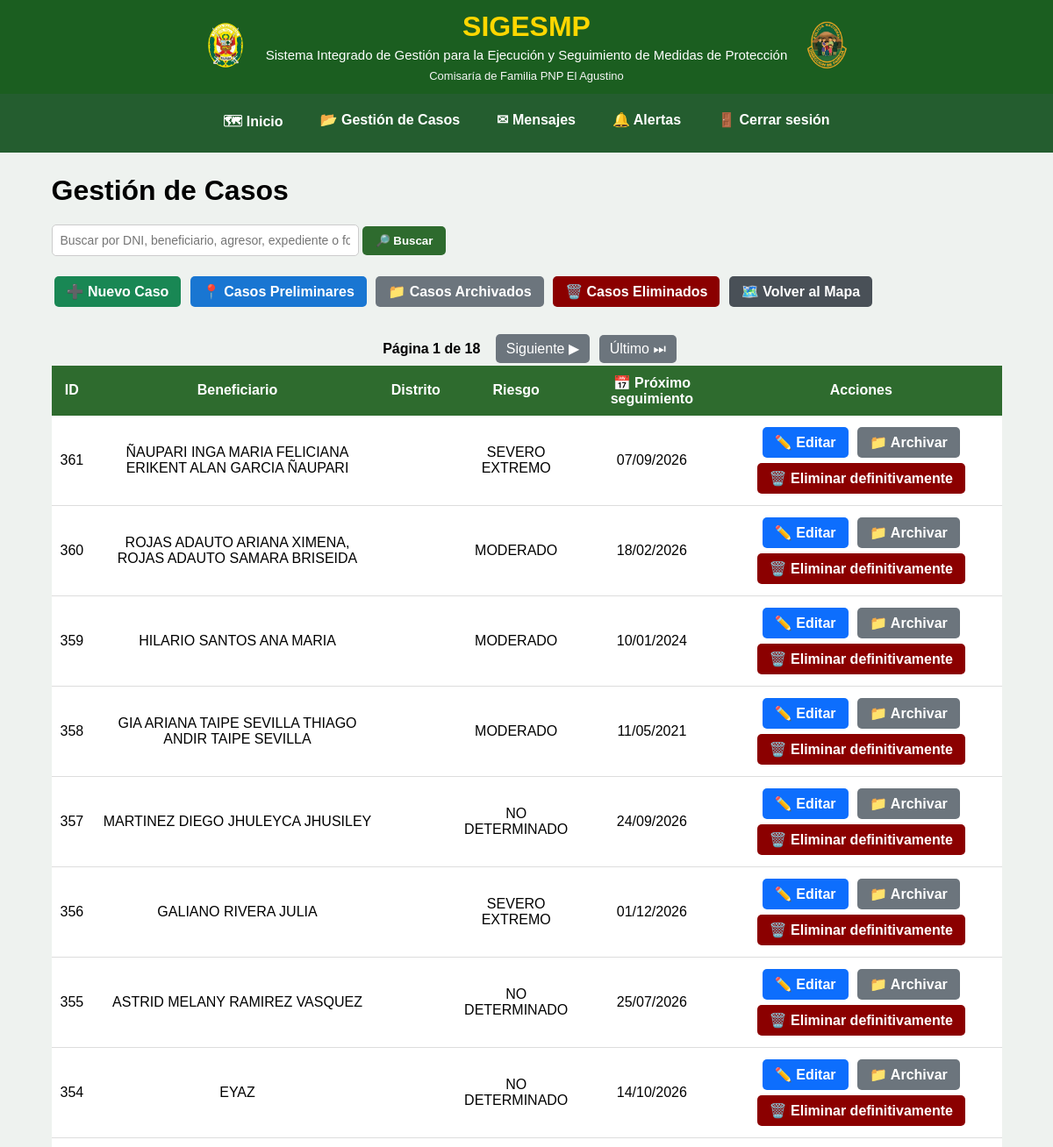
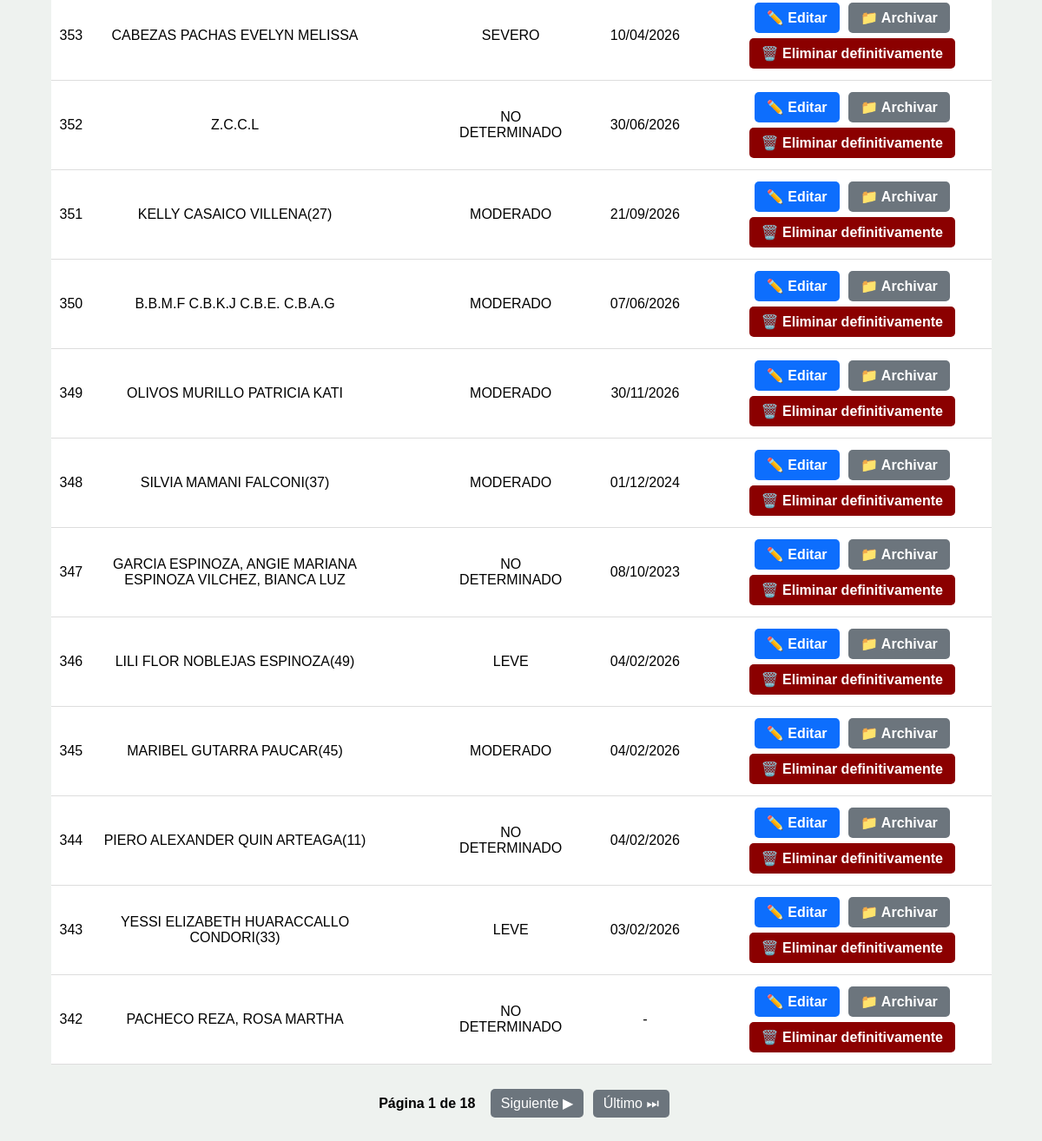
Page /gestion-casos/ (signed in) on the earlier database version (2 pictures, top to bottom).
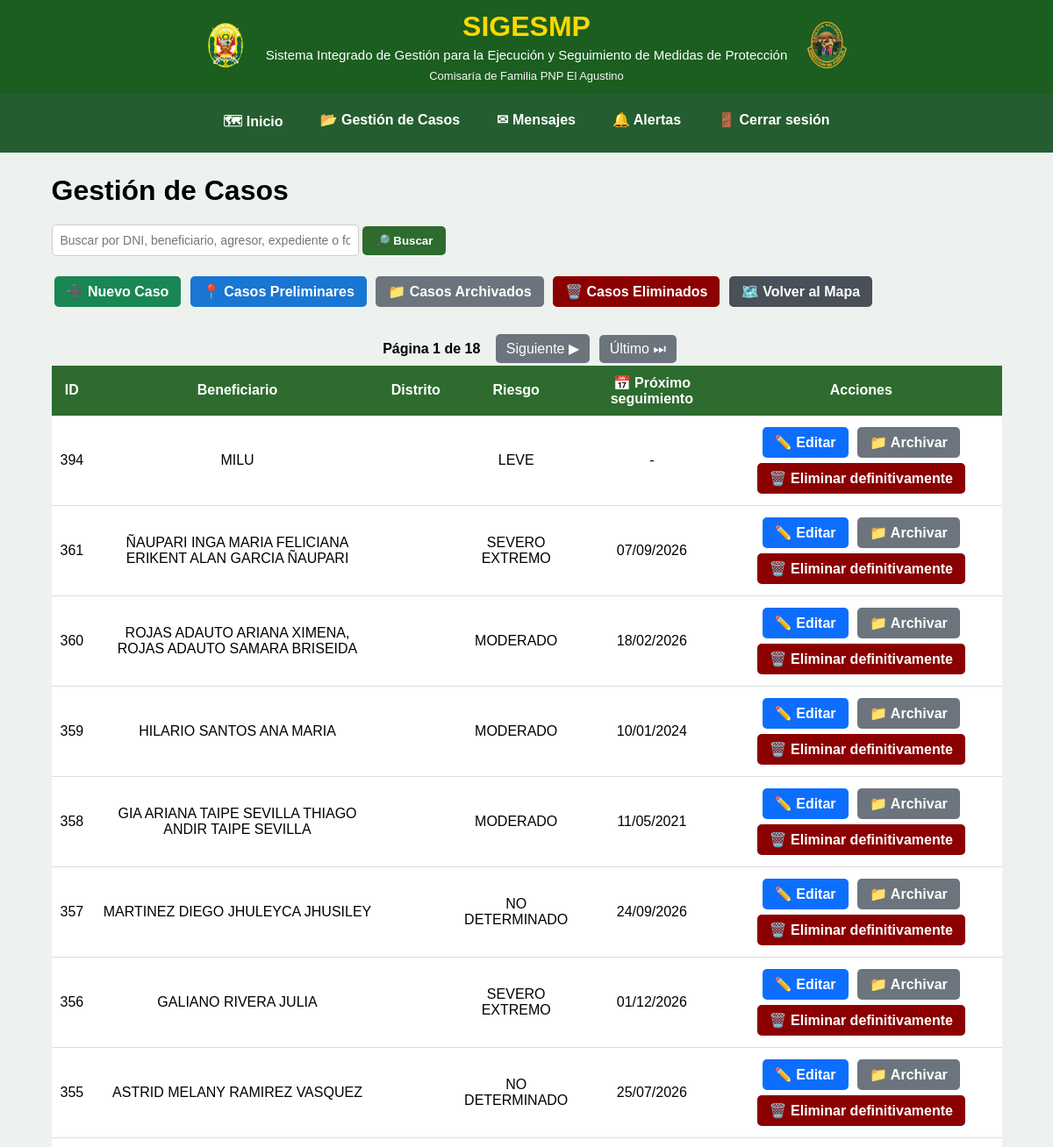
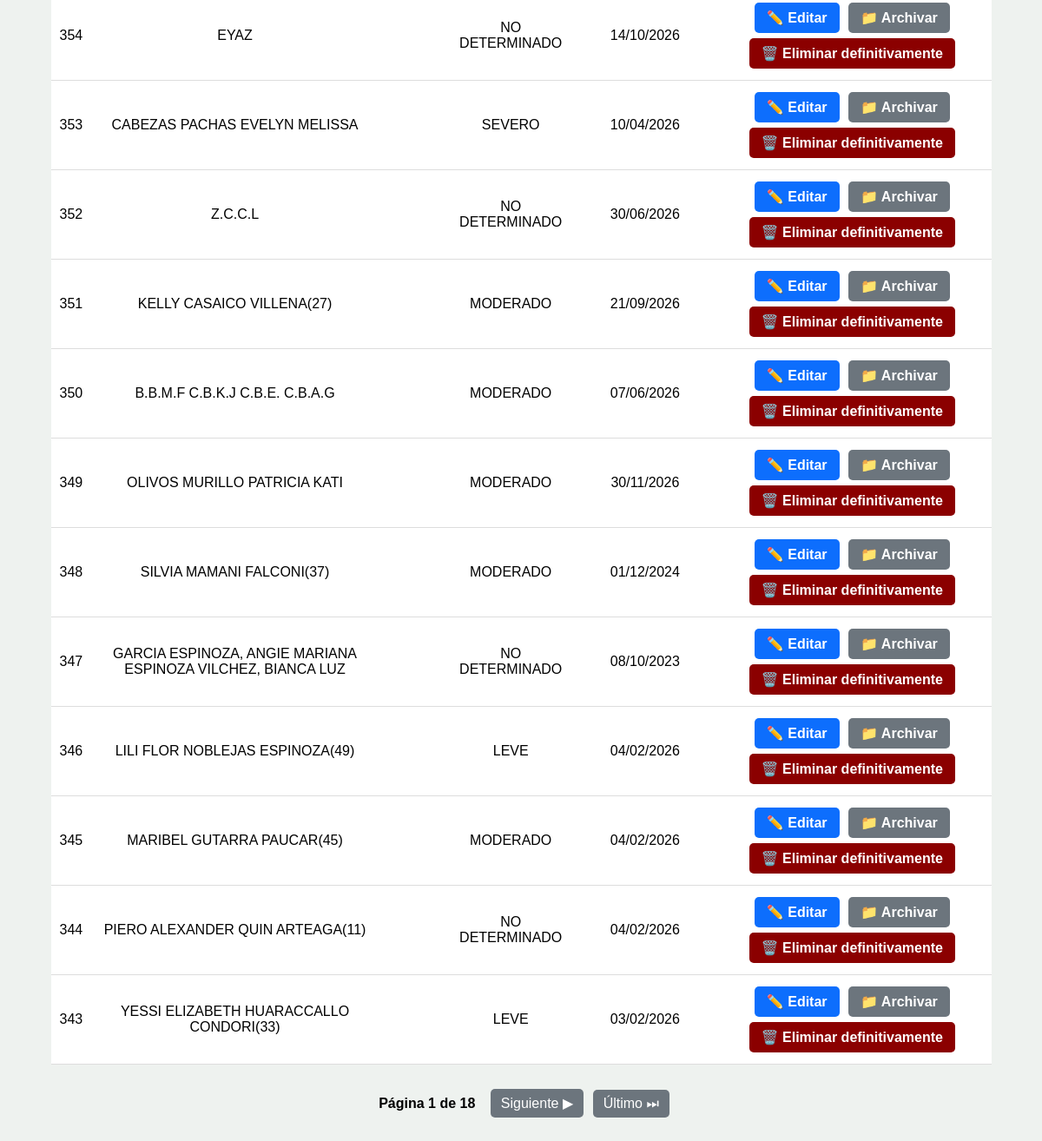
Same page on the later database version (2 pictures, top to bottom).
### mapa/models.py (models this page shows, shortened)
class Caso(models.Model):
    RIESGOS = [
        ("LEVE", "Leve"),
        ("MODERADO", "Moderado"),
        ("SEVERO", "Severo"),
        ("SEVERO EXTREMO", "Severo extremo"),
        ("NO DETERMINADO", "No determinado"),
    ]
    NOTIFICACION = [
        ("PENDIENTE", "Pendiente"),
        ("NOTIFICADO", "Notificado"),
    ]
    TIPO_VIOLENCIA = [
        ("FISICA", "Física"),
        ("PSICOLOGICA", "Psicológica"),
        ("SEXUAL", "Sexual"),
        ("ECONOMICA", "Económica o Patrimonial"),
    ]
    ESTADO_UBICACION_AGRESOR = [
        ("UBICADO", "Ubicado"),
        ("NO UBICADO", "No ubicado"),
    ]
    beneficiario = models.CharField(max_length=200, blank=True)
    dni_beneficiario = models.CharField(
        max_length=8,
        blank=True
    )
    domicilio = models.CharField(max_length=300, blank=True)
    nivel_riesgo = models.CharField(
        max_length=30,
        choices=RIESGOS,
        blank=True
    )
    region_denuncia = models.ForeignKey(
        Region,
        on_delete=models.PROTECT,
        related_name="casos_denuncia_region",
        null=True,
        blank=True,
    )
    provincia_denuncia = models.ForeignKey(
        Provincia,
        on_delete=models.PROTECT,
        related_name="casos_denuncia_provincia",
        null=True,
        blank=True,
    )
    distrito_denuncia = models.ForeignKey(
        Distrito,
        on_delete=models.PROTECT,
        related_name="casos_denuncia_distrito",
        null=True,
        blank=True,
    )
    region_medida = models.ForeignKey(
        Region,
        on_delete=models.PROTECT,
        related_name="casos_medida_region",
        null=True,
        blank=True,
    )
    provincia_medida = models.ForeignKey(
        Provincia,
        on_delete=models.PROTECT,
        related_name="casos_medida_provincia",
        null=True,
        blank=True,
    )
    distrito_medida = models.ForeignKey(
        Distrito,
        on_delete=models.PROTECT,
        related_name="casos_medida_distrito",
        null=True,
        blank=True,
)
    comisaria_denuncia = models.CharField(
        max_length=150,
        verbose_name="Comisaría donde se interpuso la denuncia"
    )
    comisaria_medida = models.CharField(
        max_length=150,
        verbose_name="Comisaría de Familia responsable"
    )
    efectivo = models.CharField(max_length=100, blank=True)
    responsable = models.ForeignKey(
    User,
    null=True,
    blank=True,
    on_delete=models.SET_NULL,
    related_name="casos_asignados"
    )
    folder = models.CharField(max_length=100, blank=True)
    expediente = models.CharField(max_length=100, blank=True)
    agresor = models.CharField(
        max_length=200,
        blank=True
    )
    dni_agresor = models.CharField(
        max_length=8,
        blank=True
    )
    telefono_agresor = models.CharField(
        "Teléfono del agresor",
        max_length=50,
        blank=True
    )
    direccion_agresor = models.CharField(
        "Dirección del agresor",
        max_length=300,
        blank=True
    )
    agresor_registro = models.ForeignKey(
    "Agresor",
    on_delete=models.SET_NULL,
    null=True,
    blank=True,
    related_name="casos"
)
    estado_ubicacion_agresor = models.CharField(
        "Estado de ubicación del agresor",
        max_length=15,
        choices=ESTADO_UBICACION_AGRESOR,
        default="NO UBICADO"
    )
    latitud_agresor = models.FloatField(
        null=True,
        blank=True
    )
    longitud_agresor = models.FloatField(
        null=True,
        blank=True
    )
    telefono = models.CharField(
        "Teléfono de la beneficiaria",
        max_length=50,
        blank=True
    )
    fecha_denuncia = models.DateField(
        "Fecha de la denuncia",
        null=True,
        blank=True
    )
    violencia_fisica = models.BooleanField(
        "Violencia física",
        default=False
    )
    violencia_psicologica = models.BooleanField(
        "Violencia psicológica",
        default=False
    )
    violencia_sexual = models.BooleanField(
        "Violencia sexual",
        default=False
    )
    violencia_economica = models.BooleanField(
        "Violencia económica o patrimonial",
        default=False
    )
    fecha_registro = models.DateField(
        null=True,
        blank=True
    )
    ultima_visita = models.DateField(
        null=True,
        blank=True
    )
    fecha_limite = models.DateField(
        "Próximo seguimiento",
        null=True,
        blank=True
)
    notificacion_beneficiario = models.CharField(
        max_length=15,
        choices=NOTIFICACION,
        default="PENDIENTE"
    )
    fecha_notificacion_beneficiario = models.DateField(
        null=True,
        blank=True
    )
    motivo_notificacion_beneficiario_pendiente = models.TextField(
        "Motivo de notificación pendiente de la persona beneficiaria",
        blank=True
    )
    notificacion_agresor = models.CharField(
        max_length=15,
        choices=NOTIFICACION,
        default="PENDIENTE"
    )
    fecha_notificacion_agresor = models.DateField(
        null=True,
        blank=True
    )
    motivo_notificacion_agresor_pendiente = models.TextField(
        "Motivo de notificación pendiente de la persona agresora",
        blank=True
    )
    estado = models.CharField(
        max_length=15,
        default="ACTIVO"
    )
    fecha_eliminacion = models.DateTimeField(
        null=True,
        blank=True
    )
    eliminado_por = models.ForeignKey(
        User,
        null=True,
        blank=True,
        on_delete=models.SET_NULL,
        related_name="casos_eliminados"
    )
    latitud = models.FloatField(
        null=True,
        blank=True
    )
    longitud = models.FloatField(
        null=True,
        blank=True
    )
    edicion_autorizada = models.BooleanField(
        default=False
    )
    class Meta:
        permissions = [
            ("modificar_directo", "Puede modificar casos directamente"),
            ("aprobar_modificacion", "Puede aprobar modificaciones"),
            ("archivar_directo", "Puede archivar casos directamente"),
            ("aprobar_archivado", "Puede aprobar archivados"),
            ("eliminar_directo", "Puede eliminar casos directamente"),
            ("aprobar_eliminacion", "Puede aprobar eliminaciones"),
            ("administrar_usuarios", "Puede administrar usuarios"),
        ]

### mapa/views.py (the view, shortened to what this page needs)
@login_required
@grupo_requerido(
    "Administrador",
    "Jefe_MP",
    "Usuario_MP",
    "Usuario_Estadistica"
)
def gestion_casos(request):
    busqueda = request.GET.get("q", "").strip()
    casos = Caso.objects.all()
    casos = casos.order_by("-id")
    from django.core.paginator import Paginator
    paginator = Paginator(casos, 20)
    pagina = request.GET.get("page")
    casos = paginator.get_page(pagina)
    return render(
        request,
        "mapa/gestion_casos.html",
        {
            "casos": casos,
            "busqueda": busqueda,
        }
    )

### mapa/templates/mapa/gestion_casos.html (shortened to what the changed rows need)
{% extends "mapa/base.html" %}
{% block content %}
<div class="contenedor">
    <h1>Gestión de Casos</h1>
    <div class="tabla-contenedor">
        <table>
            <thead>
                <tr>
                    <th>ID</th>
                    <th>Beneficiario</th>
                    <th>Distrito</th>
                    <th>Riesgo</th>
                    <th>📅 Próximo seguimiento</th>
                    <th>Acciones</th>
                </tr>
            </thead>
            <tbody>
                {% for caso in casos %}
                <tr>
                    <td>
                        {{ caso.id }}
                    </td>
                    <td>
                        {{ caso.beneficiario }}
                    </td>
                    <td>
                    </td>
                    <td>
                        {{ caso.nivel_riesgo }}
                    </td>
                    <td>
                        {% if caso.fecha_limite %}
                            {{ caso.fecha_limite|date:"d/m/Y" }}
                        {% else %}
                            -
                        {% endif %}
                    </td>
                    <td>
                        {% if request.user.is_superuser or request.user.groups.all.0.name == "Administrador" %}
                            <a href="{% url 'editar_caso' caso.id %}"
                               class="btn editar">
                                ✏️ Editar
                            </a>
                            <a href="{% url 'archivar_caso' caso.id %}"
                               class="btn archivar"
                               onclick="return confirm('¿Desea archivar este caso?');">
                                📁 Archivar
                            </a>
                            <a href="{% url 'eliminar_caso' caso.id %}"
                               class="btn eliminar"
                               onclick="return confirm('⚠️ ATENCIÓN: este caso será enviado a Casos Eliminados. ¿Desea continuar?');">
                                🗑️ Eliminar definitivamente
                            </a>
                        {% endif %}
                    </td>
                </tr>
                {% empty %}
                <tr>
                    <td colspan="6">
                        No hay casos registrados.
                    </td>
                </tr>
                {% endfor %}
            </tbody>
        </table>
    </div>
</div>
{% endblock %}

Differences in the rows shown:
no longer on this page (row unchanged): Caso: id "342", beneficiario "PACHECO REZA, ROSA MARTHA", nivel_riesgo "NO DETERMINADO"
added Caso: id "394", beneficiario "MILU", nivel_riesgo "LEVE"
